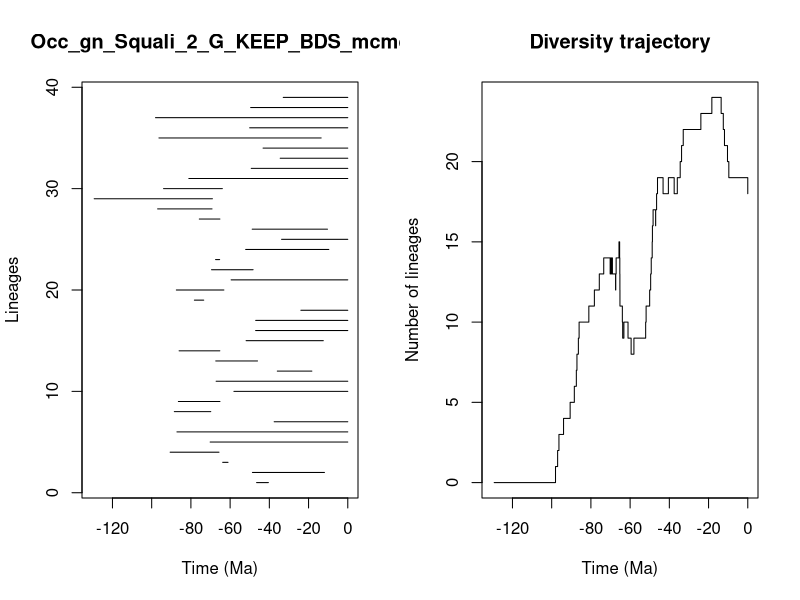

This figure's R source:


pdf(file='../Results/Genus/5_MA_bins_EP_FT/pyrate_mcmc_logs/Occ_gn_Squali_2_G_KEEP_BDS_mcmc_LTT.pdf',width=0.6*20, height=0.6*10)
title = "Occ_gn_Squali_2_G_KEEP_BDS_mcmc"
ts=c(46.49844588816599, 48.62952726533544,63.79143040682909,90.58322202327521,70.17969113731584,87.11468455895134,37.53419860068107,88.45242796309633,86.38965622870529,58.06534343400767,67.13183525976604,35.9392270958496,67.32328928843863,86.01286070466777,51.8462095384203,46.994453431335124,46.962677387979184,23.925256303178347,78.22798960084704,87.42396462807514,59.489518379749875,69.47894282734978,67.41785149378781,52.07407617847252,33.76371673360864,48.74204179485854,75.715309752478,96.96818877114039,129.32016477912723,93.94716045398785,81.05274736204753,49.232230758107775,34.463503233719265,43.19526688795055,96.29601987077288,50.034049814815646,98.04735597806018,49.52694278940981,32.91336603390564)
te=c(40.48991994988702, 11.884759795287028,61.07022279428031,65.67766698876692,0.0,0.0,0.0,69.87222552434672,65.18643119034972,0.0,0.0,18.321995560215164,46.03635289959243,65.25555544413979,12.483088295078185,0.0,0.0,0.0,73.45638348672483,63.176791457697085,0.0,48.28334138497844,65.34429778854793,9.666107684010123,0.0,10.346222589897877,65.21311673610126,69.23248003703767,69.02869356955941,63.96292667398335,0.0,0.0,0.0,0.0,13.58002951278428,0.0,0.0,0.0,0.0)
div_traj=c(0, 1,2,3,4,5,6,7,8,9,10,11,12,13,14,13,14,13,14,13,12,13,14,15,14,13,12,11,10,9,10,9,8,9,10,11,12,13,14,15,16,17,16,17,18,19,18,19,18,19,20,21,22,23,24,23,22,21,20,19,18)
time_events=c(129.32016477912723, 98.04735597806018,96.96818877114039,96.29601987077288,93.94716045398785,90.58322202327521,88.45242796309633,87.42396462807514,87.11468455895134,86.38965622870529,86.01286070466777,81.05274736204753,78.22798960084704,75.715309752478,73.45638348672483,70.17969113731584,69.87222552434672,69.47894282734978,69.23248003703767,69.02869356955941,67.41785149378781,67.32328928843863,67.13183525976604,65.67766698876692,65.34429778854793,65.25555544413979,65.21311673610126,65.18643119034972,63.96292667398335,63.79143040682909,63.176791457697085,61.07022279428031,59.489518379749875,58.06534343400767,52.07407617847252,51.8462095384203,50.034049814815646,49.52694278940981,49.232230758107775,48.74204179485854,48.62952726533544,48.28334138497844,46.994453431335124,46.962677387979184,46.49844588816599,46.03635289959243,43.19526688795055,40.48991994988702,37.53419860068107,35.9392270958496,34.463503233719265,33.76371673360864,32.91336603390564,23.925256303178347,18.321995560215164,13.58002951278428,12.483088295078185,11.884759795287028,10.346222589897877,9.666107684010123,0.0)
                par(mfrow=c(1,2))
                L = length(ts)
                plot(ts, 1:L , xlim=c(-max(ts)-1,0), pch=20, type="n", main=title,xlab="Time (Ma)",ylab="Lineages")
                for (i in 1:L){segments(x0=-te[i],y0=i,x1=-ts[i],y1=i)}    
                t = -time_events
                plot(div_traj ~ t,type="s", main = "Diversity trajectory",xlab="Time (Ma)",ylab="Number of lineages",xlim=c(-max(ts)-1,0))
                abline(v=c(65,200,251,367,445),lty=2,col="gray")
                
